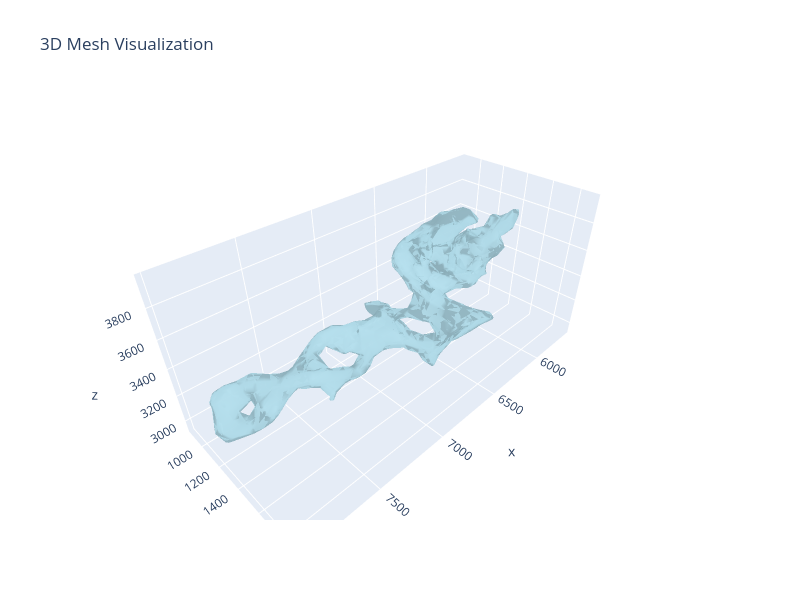

This figure's notebook cell:
### Markdown cell above
## Load TS2 Mesh

### Code cell
# Load the TS2 mesh from the data directory
mm = MeshManager(mesh_path="../data/mesh/processed/TS1.obj")
mm.visualize_mesh_3d()

### Figure 1 — Plotly figure (JSON) as saved in the notebook; plotly's stock layout.template omitted (floating-point values rounded to 4 significant figures; data arrays with more than 128 entries replaced by an {"elided": "..."} marker saying what was removed)
{"data": [{"color": "lightblue", "i": {"elided": "3884 int values"}, "j": {"elided": "3884 int values"}, "k": {"elided": "3884 int values"}, "name": "Mesh", "opacity": 0.8, "type": "mesh3d", "x": {"elided": "1930 float values"}, "y": {"elided": "1930 float values"}, "z": {"elided": "1930 float values"}}], "layout": {"autosize": false, "height": 600, "scene": {"aspectmode": "data", "xaxis": {"visible": true}, "yaxis": {"visible": true}, "zaxis": {"visible": true}}, "title": {"text": "3D Mesh Visualization"}, "width": 800}}
